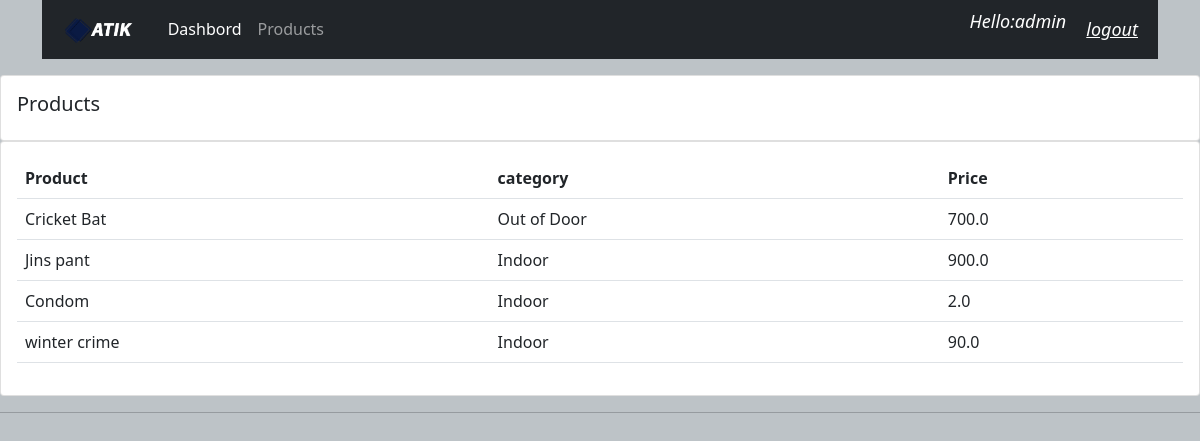
Screenshot of /products/ (signed in) with the database file from the repository.
### accounts/models.py (models this page shows)
class Product(models.Model):
    CATEGORY = (
        ('Indoor', 'Indoor'),
        ('Out of Door', 'Out of Door')
    )
    name = models.CharField(max_length=200)
    price = models.FloatField(null=True)
    category = models.CharField(max_length=200, null=True, choices=CATEGORY)
    description = models.CharField(max_length=200, null=True)
    date_created = models.DateTimeField(auto_now_add=True, null=True)
    tag = models.ManyToManyField(Tag)
    def __str__(self):
        return self.name

### accounts/decorators.py (the view)
    def wrapper_func(request, *args, **kwargs):
        group = None
        if request.user.groups.exists():
            group = request.user.groups.all()[0].name
        if group == 'customer':
            return redirect('user-page')
        if group == 'admin':
            return view_func(request, *args, **kwargs)

### accounts/views.py (called while the page is built)
@login_required(login_url='login')
@admin_only
def products(request):
    product = Product.objects.all()
    context = {'pd': product}
    return render(request, 'accounts/product.html', context)

### templates/accounts/product.html
{% extends 'accounts/main.html' %}
{% block content %}
<div class="row">
    <div class="col-md">
        <div class="card card-body">
             <h5>Products</h5>
        </div>
        <div class="card card-body">
            <table class="table">
                <tr>
                    <th>Product</th>
                    <th>category</th>
                    <th>Price</th>
                </tr>
                 {% for i in pd %}
                <tr>
                    <td>{{ i }}</td>
                    <td>{{ i.category }}</td>
                    <td>{{ i.price }}</td>
                </tr>
                {% endfor %}
            </table>
        </div>
    </div>
</div>
{% endblock %}

### templates/accounts/navbar.html (shortened to what this page needs)
{% load static %}
<nav class="navbar navbar-expand-lg navbar-dark bg-dark mb-3">
  <div class="container-fluid">
    <a class="navbar-brand" href="{%  url 'home' %}">
      <img id="logo" src="{% static 'image/logo.png' %}" alt="">
    </a>
    <div class="collapse navbar-collapse" id="navbarNav">
      <ul class="navbar-nav">
        {% if request.user.is_staff %}
        <li class="nav-item">
          <a class="nav-link active" aria-current="page" href="{%  url 'home' %}">Dashbord</a>
        </li>
        <li class="nav-item">
          <a class="nav-link" href="{% url 'products' %}">Products</a>
        </li>
    {% else %}
        <li class="nav-item">
          <a class="nav-link" href="{% url 'account' %}">Settings</a>
        </li>
  {% endif %}
      </ul>
    </div>
  </div>
  <p class='hello-msg'>Hello:{{ request.user }}</p>
  <span><a class="hello-msg" href="{% url 'logout' %}">logout</a> </span>
</nav>

### static/css/main.css (style rules this page uses)
#logo { height:30px; }
body { background-color:#bdc3c7; }

### templates/accounts/navbar.html (style rules this page uses)
.hello-msg { font-style: italic; font-size:18px; color: #fff; margin-right: 20px; }

### rows the page displays
Product: name "Cricket Bat", category "Out of Door", price "700.0"
Product: name "Jins pant", category "Indoor", price "900.0"
Product: name "Condom", category "Indoor", price "2.0"
Product: name "winter crime", category "Indoor", price "90.0"

### other values shown
{{ request.user }} "admin"
